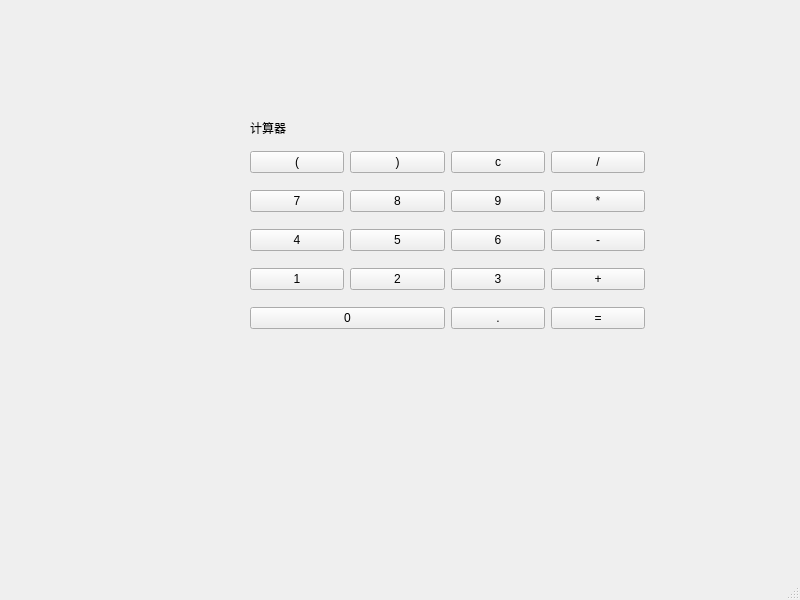
<?xml version="1.0" encoding="UTF-8"?>
<ui version="4.0">
 <class>MainWindow</class>
 <widget class="QMainWindow" name="MainWindow">
  <property name="geometry">
   <rect>
    <x>0</x>
    <y>0</y>
    <width>800</width>
    <height>600</height>
   </rect>
  </property>
  <property name="windowTitle">
   <string>MainWindow</string>
  </property>
  <widget class="QWidget" name="centralwidget">
   <widget class="QWidget" name="gridLayoutWidget">
    <property name="geometry">
     <rect>
      <x>250</x>
      <y>140</y>
      <width>395</width>
      <height>205</height>
     </rect>
    </property>
    <layout class="QGridLayout" name="gridLayout">
     <item row="2" column="1">
      <widget class="QPushButton" name="pushButton_3">
       <property name="text">
        <string>5</string>
       </property>
      </widget>
     </item>
     <item row="0" column="0">
      <widget class="QPushButton" name="pushButton_12">
       <property name="text">
        <string>(</string>
       </property>
      </widget>
     </item>
     <item row="2" column="2">
      <widget class="QPushButton" name="pushButton_8">
       <property name="text">
        <string>6</string>
       </property>
      </widget>
     </item>
     <item row="2" column="0">
      <widget class="QPushButton" name="pushButton_5">
       <property name="text">
        <string>4</string>
       </property>
      </widget>
     </item>
     <item row="3" column="1">
      <widget class="QPushButton" name="pushButton_6">
       <property name="text">
        <string>2</string>
       </property>
      </widget>
     </item>
     <item row="4" column="0" colspan="2">
      <widget class="QPushButton" name="pushButton_10">
       <property name="text">
        <string>0</string>
       </property>
      </widget>
     </item>
     <item row="0" column="1">
      <widget class="QPushButton" name="pushButton_13">
       <property name="text">
        <string>)</string>
       </property>
      </widget>
     </item>
     <item row="0" column="2">
      <widget class="QPushButton" name="pushButton_14">
       <property name="text">
        <string>c</string>
       </property>
      </widget>
     </item>
     <item row="1" column="1">
      <widget class="QPushButton" name="pushButton_2">
       <property name="text">
        <string>8</string>
       </property>
      </widget>
     </item>
     <item row="3" column="2">
      <widget class="QPushButton" name="pushButton_7">
       <property name="text">
        <string>3</string>
       </property>
      </widget>
     </item>
     <item row="3" column="0">
      <widget class="QPushButton" name="pushButton_4">
       <property name="text">
        <string>1</string>
       </property>
      </widget>
     </item>
     <item row="4" column="2">
      <widget class="QPushButton" name="pushButton_11">
       <property name="text">
        <string>.</string>
       </property>
      </widget>
     </item>
     <item row="1" column="2">
      <widget class="QPushButton" name="pushButton_9">
       <property name="text">
        <string>9</string>
       </property>
      </widget>
     </item>
     <item row="1" column="0">
      <widget class="QPushButton" name="pushButton">
       <property name="text">
        <string>7</string>
       </property>
      </widget>
     </item>
     <item row="1" column="3">
      <widget class="QPushButton" name="pushButton_15">
       <property name="text">
        <string>*</string>
       </property>
      </widget>
     </item>
     <item row="2" column="3">
      <widget class="QPushButton" name="pushButton_16">
       <property name="text">
        <string>-</string>
       </property>
      </widget>
     </item>
     <item row="3" column="3">
      <widget class="QPushButton" name="pushButton_17">
       <property name="text">
        <string>+</string>
       </property>
      </widget>
     </item>
     <item row="4" column="3">
      <widget class="QPushButton" name="pushButton_18">
       <property name="text">
        <string>=</string>
       </property>
      </widget>
     </item>
     <item row="0" column="3">
      <widget class="QPushButton" name="pushButton_19">
       <property name="text">
        <string>/</string>
       </property>
      </widget>
     </item>
    </layout>
   </widget>
   <widget class="QLabel" name="label">
    <property name="geometry">
     <rect>
      <x>250</x>
      <y>120</y>
      <width>51</width>
      <height>16</height>
     </rect>
    </property>
    <property name="text">
     <string>计算器</string>
    </property>
   </widget>
  </widget>
  <widget class="QMenuBar" name="menubar">
   <property name="geometry">
    <rect>
     <x>0</x>
     <y>0</y>
     <width>800</width>
     <height>30</height>
    </rect>
   </property>
  </widget>
  <widget class="QStatusBar" name="statusbar"/>
 </widget>
 <resources/>
 <connections/>
</ui>
